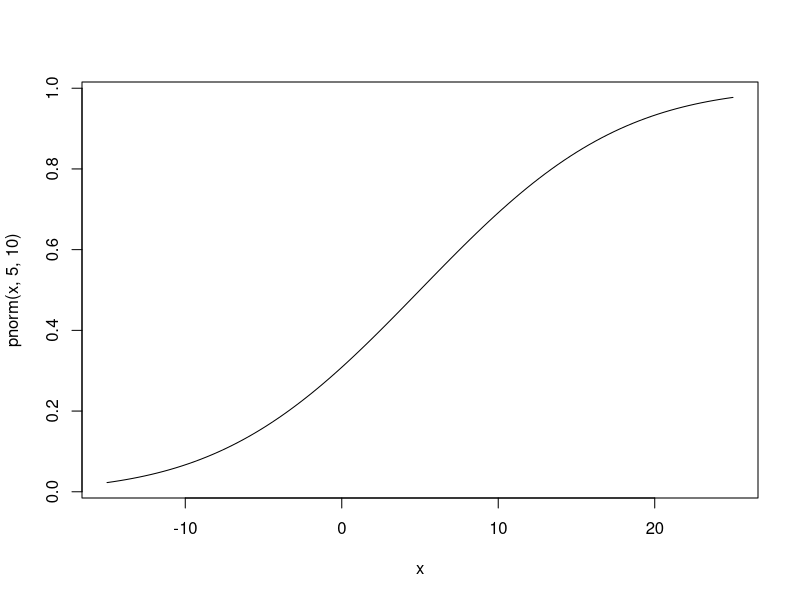

Here is the R script that generated this plot:
## ---- chunk 1
#install.packages("Deriv")
library(Deriv)
## ---- chunk 2
#' Compute F(x) for a Gaussian random variable 
#' @param x a vector of values to be evaluated at
#' @param mean the mean of the random variable
#' @param var the variance of the random variable 
#'
#' @return the cumulative distribution function evaluated at all the values of x

x<- c(1,2,3)

pgauss <- function(x,mean=0, var=1){
  
  cum.vector <- vector(length = length(x))
  
  for (i in 1:length(x)) {
    
  cum.vector[i] <- integrate(f=function(x) dnorm(x,0,1), lower= -Inf, upper= x[i])[[1]]
    
  
  }
  
  return(cum.vector)
}

pgauss(x,mean=0,var=1)
## ---- chunk 3
pgauss(3, mean=1, var=2)
## ---- chunk 4
pnorm(q=3,mean=0,sd=1)
## ---- chunk 5
curve(pnorm(x,5,10), from = -15, to= 25)
## ---- chunk 6

qgauss <- function(q, mean=0, var=1){
  
  quant.vector <- vector(length = length(q))
  
  for (i in 1: length(q)){
    f <- function(x) pgauss(x, mean,var) - q[i]
     quant.vector[i] <- uniroot(f, c(-5,5))[[1]]
    
  }
    
 return(quant.vector) 
}
## ---- chunk 7
qgauss(0.25,5,100)
qnorm(0.25, mean= 5, sd= 10)
